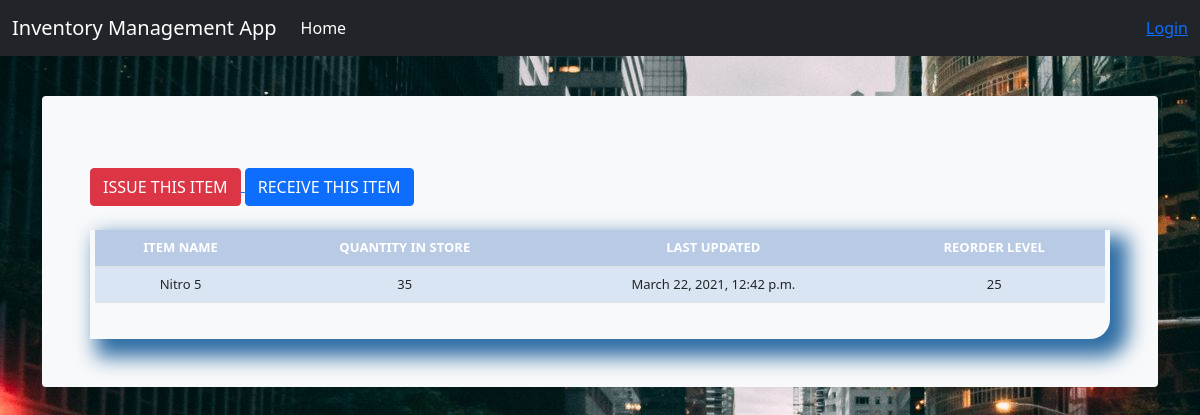
/item_detail/2/, run on the app's committed database.
### inventory/models.py (models this page shows, shortened)
class Stock(models.Model):
    category = models.CharField(
        max_length=50, blank=True, null=True)
    item_name = models.CharField(
        max_length=50, unique=True, blank=True, null=True)
    quantity = models.PositiveIntegerField(default=0, blank=True, null=True)
    receive_quantity = models.PositiveIntegerField(
        default=0, blank=True, null=True)
    received_by = models.CharField(max_length=50, blank=True, null=True)
    issue_quantity = models.PositiveIntegerField(
        default=0, blank=True, null=True)
    issued_by = models.CharField(max_length=50, blank=True, null=True)
    issued_to = models.CharField(max_length=50, blank=True, null=True)
    phone_number = models.CharField(max_length=15, blank=True, null=True)
    created_by = models.CharField(max_length=50, blank=True, null=True)
    reorder_level = models.PositiveIntegerField(
        default=0, blank=True, null=True)
    recorded_on = models.DateTimeField(auto_now_add=True)
    last_updated = models.DateTimeField(auto_now=True)

### inventory/views.py (the view)
# urls.py: path('item_detail/<str:pk>/', views.item_detail, name="item_detail"),
def item_detail(request, pk):
    queryset = Stock.objects.get(id=pk)
    context = {
        "queryset": queryset,
    }
    return render(request, "item_detail.html", context)

### inventory/templates/item_detail.html (shortened to what this page needs)
{% load static %}
{% load crispy_forms_tags %}
<!DOCTYPE html>
<html lang="en">
<head>
    <link href="{% static 'css/style.css' %}" rel="stylesheet">
    <link href="{% static 'css/bootstrap.min.css' %}" rel="stylesheet">
    <link href="{% static 'css/navbar-top-fixed.css' %}" rel="stylesheet">
</head>
{% include 'navbar.html' %}
<body>
    <br>
    <main class="container">
        <div class="bg-light p-5 rounded">
            <br>
            <a href="{% url 'issue_items' queryset.id %}">
                <div class='btn btn-danger'>ISSUE THIS ITEM</div>
            </a>
            <a href="{% url 'receive_items' queryset.id %}">
                <div class='btn btn-primary'>RECEIVE THIS ITEM</div>
            </a>
            <br><br>
            <div class="display_table">
                <table class='table'>
                    <tr>
                        <th>ITEM NAME</th>
                        <th>QUANTITY IN STORE</th>
                        <th>LAST UPDATED</th>
                        <th>REORDER LEVEL</th>
                    </tr>
                    <tr>
                        <td>{{queryset.item_name}}</td>
                        <td>{{queryset.quantity}}</td>
                        <td>{{queryset.last_updated}}</td>
                        <td>{{queryset.reorder_level}}</td>
                    </tr>
                </table>
            </div>
        </div>
    </main>
</body>
</html>

### inventory/static/css/style.css (style rules this page uses)
body { background-color: #34eb6b; background-image: url("../img/bg.jpg"); }
.table { font-size: 13px; text-align: center; width: 95%; margin: auto; }
.table tr:nth-child(odd) { background: #B8CAE4 }
.table tr:nth-child(even) { background: #dae5f4 }
th { background-color: #337ab7; color: white; }
.display_table { border-bottom-right-radius: 20px; padding-left: 5px; padding-right: 5px; padding-bottom: 20px; box-shadow: 12px 12px 20px 6px #2e6da4; }

### inventory/static/css/navbar-top-fixed.css (style rules this page uses)
body { min-height: 75rem; padding-top: 4.5rem; }

### data on the page
Stock: item_name "Nitro 5", quantity "35", last_updated "March 22, 2021, 12:42 p.m.", reorder_level "25"
